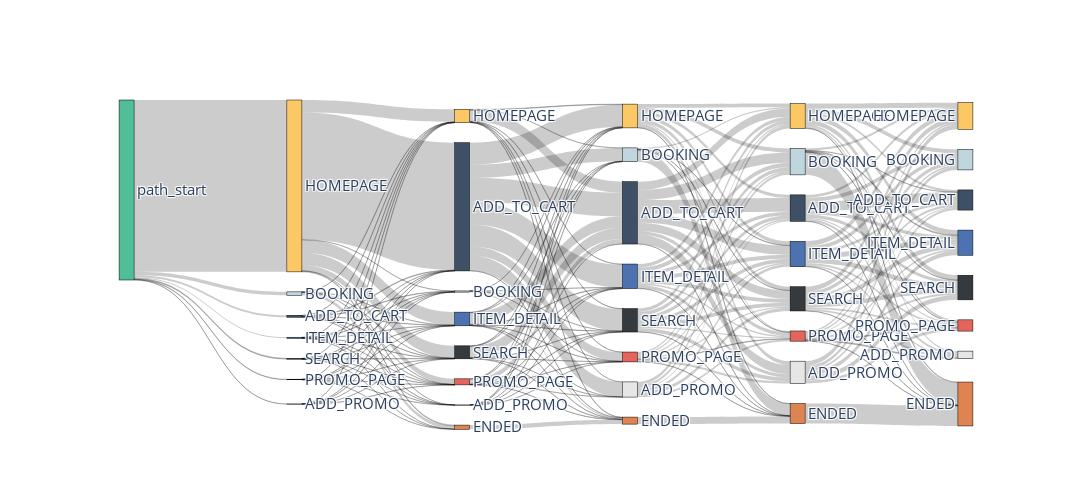

The cell this chart's notebook holds for it:
### Code cell
# Sankey Diagram로 시각화, session_id별 이동 흐름 파악
# 5. 22ss 시즌 

stream_22ss.step_sankey(
    threshold=0.02,
    width=1200,  
    height=500,  
    max_steps=6
)

### Figure 1 — Plotly figure (JSON) as saved in the notebook; plotly's stock layout.template omitted (floating-point values rounded to 4 significant figures; data arrays with more than 128 entries replaced by an {"elided": "..."} marker saying what was removed)
{"data": [{"arrangement": "snap", "link": {"hovertemplate": "%{value} unique users went from %{source.label} to %{target.label}.<br /><br />It took them %{label} in average.<extra></extra>", "label": {"elided": "214 str values"}, "source": {"elided": "214 int values"}, "target": {"elided": "214 int values"}, "value": {"elided": "214 int values"}}, "node": {"color": ["rgb(80, 190, 151)", "rgb(252, 200, 101)", "rgb(191, 214, 222)", "rgb(62, 80, 102)", "rgb(76, 114, 176)", "rgb(53, 58, 62)", "rgb(228, 101, 92)", "rgb(230, 230, 230)", "rgb(252, 200, 101)", "rgb(191, 214, 222)", "rgb(62, 80, 102)", "rgb(76, 114, 176)", "rgb(53, 58, 62)", "rgb(228, 101, 92)", "rgb(230, 230, 230)", "rgb(221, 132, 82)", "rgb(252, 200, 101)", "rgb(191, 214, 222)", "rgb(62, 80, 102)", "rgb(76, 114, 176)", "rgb(53, 58, 62)", "rgb(228, 101, 92)", "rgb(230, 230, 230)", "rgb(221, 132, 82)", "rgb(252, 200, 101)", "rgb(191, 214, 222)", "rgb(62, 80, 102)", "rgb(76, 114, 176)", "rgb(53, 58, 62)", "rgb(228, 101, 92)", "rgb(230, 230, 230)", "rgb(221, 132, 82)", "rgb(252, 200, 101)", "rgb(191, 214, 222)", "rgb(62, 80, 102)", "rgb(76, 114, 176)", "rgb(53, 58, 62)", "rgb(228, 101, 92)", "rgb(230, 230, 230)", "rgb(221, 132, 82)"], "customdata": [100, 95.48, 1.89, 1.1, 0.6, 0.49, 0.31, 0.13, 7.4, 0.67, 71.26, 7.61, 7.22, 3.37, 0.11, 2.36, 13.2, 7.65, 34.65, 13.65, 13.02, 5.49, 8.43, 3.91, 13.86, 14.67, 14.71, 14.11, 13.46, 5.67, 12.42, 11.11, 14.86, 11.42, 11.2, 13.99, 13.65, 6.26, 4.23, 24.4], "hovertemplate": "Total unique users: %{value} (%{customdata}% of total)<extra></extra>", "label": ["path_start", "HOMEPAGE", "BOOKING", "ADD_TO_CART", "ITEM_DETAIL", "SEARCH", "PROMO_PAGE", "ADD_PROMO", "HOMEPAGE", "BOOKING", "ADD_TO_CART", "ITEM_DETAIL", "SEARCH", "PROMO_PAGE", "ADD_PROMO", "ENDED", "HOMEPAGE", "BOOKING", "ADD_TO_CART", "ITEM_DETAIL", "SEARCH", "PROMO_PAGE", "ADD_PROMO", "ENDED", "HOMEPAGE", "BOOKING", "ADD_TO_CART", "ITEM_DETAIL", "SEARCH", "PROMO_PAGE", "ADD_PROMO", "ENDED", "HOMEPAGE", "BOOKING", "ADD_TO_CART", "ITEM_DETAIL", "SEARCH", "PROMO_PAGE", "ADD_PROMO", "ENDED"], "line": {"color": "black", "width": 0.5}, "pad": 20, "thickness": 15, "x": [0.05, 0.23, 0.23, 0.23, 0.23, 0.23, 0.23, 0.23, 0.41, 0.41, 0.41, 0.41, 0.41, 0.41, 0.41, 0.41, 0.59, 0.59, 0.59, 0.59, 0.59, 0.59, 0.59, 0.59, 0.77, 0.77, 0.77, 0.77, 0.77, 0.77, 0.77, 0.77, 0.95, 0.95, 0.95, 0.95, 0.95, 0.95, 0.95, 0.95], "y": [0.05, 0.05, 0.15, 0.3, 0.45, 0.6, 0.75, 0.95, 0.05, 0.17, 0.29, 0.39, 0.52, 0.65, 0.77, 0.95, 0.05, 0.17, 0.29, 0.39, 0.52, 0.65, 0.77, 0.95, 0.05, 0.16, 0.27, 0.38, 0.48, 0.59, 0.7, 0.95, 0.05, 0.14, 0.23, 0.32, 0.42, 0.51, 0.6, 0.95]}, "type": "sankey"}], "layout": {"autosize": true, "font": {"size": 15}, "height": 500, "plot_bgcolor": "white", "width": 1200}}
